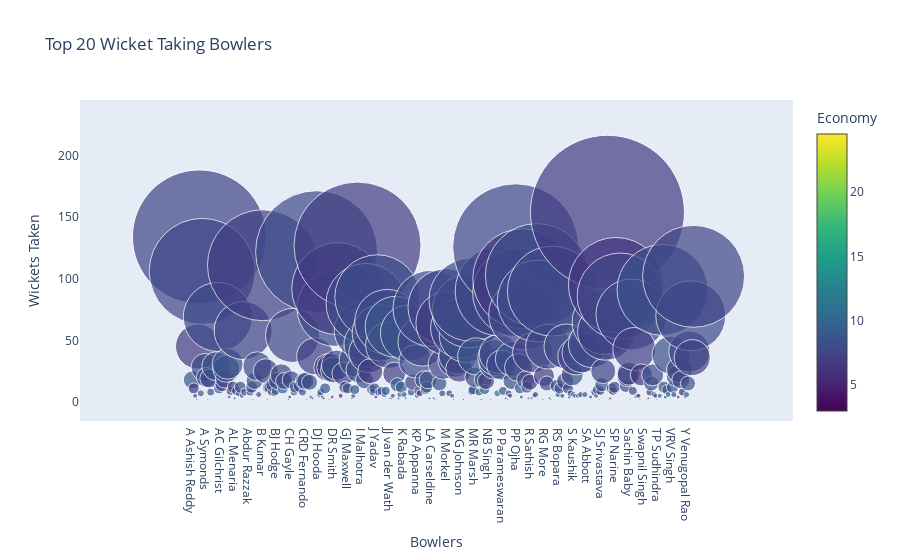

Write notebook code for a chart like this one.
### Code cell
trace = go.Scatter(
    y = bowlers['wickets'],
    x = bowlers['bowler'],
    mode='markers',
    marker=dict(
        size= bowlers['wickets'].values,
        color = bowlers['economy'].values,
        colorscale='Viridis',
        showscale=True,
        colorbar = dict(title = 'Economy'),
    ),
    text = bowlers['overs'].values
)
data = [(trace)]

layout= go.Layout(
    autosize= True,
    title= 'Top 20 Wicket Taking Bowlers',
    hovermode= 'closest',
    xaxis=dict(
        showgrid=False,
        zeroline=False,
        showline=False,
        title='Bowlers'
    ),
    yaxis=dict(
        title= 'Wickets Taken',
        ticklen= 5,
        gridwidth= 2,
        showgrid=False,
        zeroline=False,
        showline=False
    ),
    showlegend= False
)
fig = go.Figure(data=data, layout=layout)
py.iplot(fig,filename='scatterChol')

### Figure 1 — Plotly figure (JSON) as saved in the notebook; plotly's stock layout.template omitted (floating-point values rounded to 4 significant figures; data arrays with more than 128 entries replaced by an {"elided": "..."} marker saying what was removed)
{"data": [{"marker": {"color": {"elided": "356 float values"}, "colorbar": {"title": {"text": "Economy"}}, "colorscale": [[0, "#440154"], [0.1111, "#482878"], [0.2222, "#3e4989"], [0.3333, "#31688e"], [0.4444, "#26828e"], [0.5556, "#1f9e89"], [0.6667, "#35b779"], [0.7778, "#6ece58"], [0.8889, "#b5de2b"], [1, "#fde725"]], "showscale": true, "size": {"elided": "356 float values"}}, "mode": "markers", "text": {"elided": "356 float values"}, "type": "scatter", "x": {"elided": "356 str values"}, "y": {"elided": "356 float values"}}], "layout": {"autosize": true, "hovermode": "closest", "showlegend": false, "title": {"text": "Top 20 Wicket Taking Bowlers"}, "xaxis": {"showgrid": false, "showline": false, "title": {"text": "Bowlers"}, "zeroline": false}, "yaxis": {"gridwidth": 2, "showgrid": false, "showline": false, "ticklen": 5, "title": {"text": "Wickets Taken"}, "zeroline": false}}}
